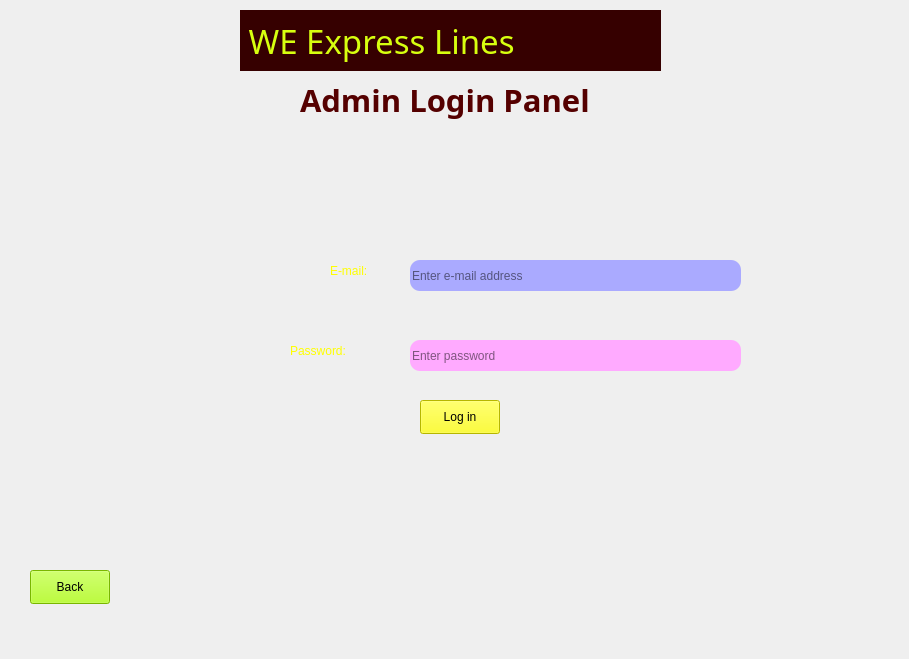
    <widget class="QWidget" name="Admin_login">
     <widget class="QLabel" name="label_66">
      <property name="geometry">
       <rect>
        <x>0</x>
        <y>0</y>
        <width>900</width>
        <height>650</height>
       </rect>
      </property>
      <property name="text">
       <string/>
      </property>
      <property name="pixmap">
       <pixmap>C:/Users/USER/OneDrive/Pictures/working_picture/bus.jpg</pixmap>
      </property>
      <property name="scaledContents">
       <bool>true</bool>
      </property>
     </widget>
     <widget class="QLabel" name="label_64">
      <property name="geometry">
       <rect>
        <x>240</x>
        <y>10</y>
        <width>421</width>
        <height>61</height>
       </rect>
      </property>
      <property name="font">
       <font>
        <family>Ravie</family>
        <pointsize>25</pointsize>
        <italic>false</italic>
        <bold>false</bold>
        <kerning>true</kerning>
       </font>
      </property>
      <property name="autoFillBackground">
       <bool>false</bool>
      </property>
      <property name="styleSheet">
       <string notr="true">color: rgb(215, 255, 15);

background-color: rgb(54, 0, 0);
font: 25pt &quot;Ravie&quot;;</string>
      </property>
      <property name="frameShape">
       <enum>QFrame::NoFrame</enum>
      </property>
      <property name="frameShadow">
       <enum>QFrame::Plain</enum>
      </property>
      <property name="text">
       <string> WE Express Lines</string>
      </property>
      <property name="textFormat">
       <enum>Qt::AutoText</enum>
      </property>
      <property name="scaledContents">
       <bool>false</bool>
      </property>
      <property name="wordWrap">
       <bool>false</bool>
      </property>
     </widget>
     <widget class="QLabel" name="label_69">
      <property name="geometry">
       <rect>
        <x>300</x>
        <y>70</y>
        <width>321</width>
        <height>61</height>
       </rect>
      </property>
      <property name="font">
       <font>
        <family>Rockwell</family>
        <pointsize>23</pointsize>
        <italic>false</italic>
        <bold>true</bold>
        <underline>true</underline>
        <kerning>true</kerning>
       </font>
      </property>
      <property name="autoFillBackground">
       <bool>false</bool>
      </property>
      <property name="styleSheet">
       <string notr="true">color: rgb(85, 0, 0);

background-color: rgba(0,0,0,0);
font: 700 23pt &quot;Rockwell&quot;;
</string>
      </property>
      <property name="frameShape">
       <enum>QFrame::NoFrame</enum>
      </property>
      <property name="frameShadow">
       <enum>QFrame::Plain</enum>
      </property>
      <property name="text">
       <string>&lt;html&gt;&lt;head/&gt;&lt;body&gt;&lt;p&gt;&lt;span style=&quot; text-decoration:none;&quot;&gt;Admin Login Panel&lt;/span&gt;&lt;/p&gt;&lt;/body&gt;&lt;/html&gt;</string>
      </property>
      <property name="textFormat">
       <enum>Qt::AutoText</enum>
      </property>
      <property name="scaledContents">
       <bool>false</bool>
      </property>
      <property name="wordWrap">
       <bool>false</bool>
      </property>
     </widget>
     <widget class="QLineEdit" name="admin_email_input">
      <property name="geometry">
       <rect>
        <x>410</x>
        <y>260</y>
        <width>331</width>
        <height>31</height>
       </rect>
      </property>
      <property name="styleSheet">
       <string notr="true">background-color: rgb(170, 170, 255);
border-radius: 10px;
font: 10pt &quot;Arial&quot;;
</string>
      </property>
      <property name="placeholderText">
       <string>Enter e-mail address</string>
      </property>
     </widget>
     <widget class="QLineEdit" name="admin_password_input">
      <property name="geometry">
       <rect>
        <x>410</x>
        <y>340</y>
        <width>331</width>
        <height>31</height>
       </rect>
      </property>
      <property name="styleSheet">
       <string notr="true">background-color: rgb(255, 170, 255);
border-radius: 10px;
font: 10pt &quot;Arial&quot;;</string>
      </property>
      <property name="echoMode">
       <enum>QLineEdit::Password</enum>
      </property>
      <property name="placeholderText">
       <string>Enter password</string>
      </property>
     </widget>
     <widget class="QPushButton" name="admin_login_button">
      <property name="geometry">
       <rect>
        <x>420</x>
        <y>400</y>
        <width>80</width>
        <height>34</height>
       </rect>
      </property>
      <property name="styleSheet">
       <string notr="true">font: 700 14pt &quot;Segoe UI&quot;;
color: rgb(0, 0, 0);
background-color: rgb(255, 255, 0);</string>
      </property>
      <property name="text">
       <string>Log in</string>
      </property>
     </widget>
     <widget class="QPushButton" name="admin_panel__login_back_button">
      <property name="geometry">
       <rect>
        <x>30</x>
        <y>570</y>
        <width>80</width>
        <height>34</height>
       </rect>
      </property>
      <property name="styleSheet">
       <string notr="true">font: 700 14pt &quot;Segoe UI&quot;;
color: rgb(0, 0, 0);
background-color: rgb(170, 255, 0);</string>
      </property>
      <property name="text">
       <string>Back</string>
      </property>
     </widget>
     <widget class="QLabel" name="label_12">
      <property name="geometry">
       <rect>
        <x>330</x>
        <y>260</y>
        <width>71</width>
        <height>21</height>
       </rect>
      </property>
      <property name="styleSheet">
       <string notr="true">color: rgb(255, 255, 0);
font: 700 15pt &quot;Arial&quot;;</string>
      </property>
      <property name="text">
       <string>E-mail:</string>
      </property>
     </widget>
     <widget class="QLabel" name="label_28">
      <property name="geometry">
       <rect>
        <x>290</x>
        <y>340</y>
        <width>111</width>
        <height>21</height>
       </rect>
      </property>
      <property name="styleSheet">
       <string notr="true">color: rgb(255, 255, 0);
font: 700 15pt &quot;Arial&quot;;</string>
      </property>
      <property name="text">
       <string>Password:</string>
      </property>
     </widget>
    </widget>
